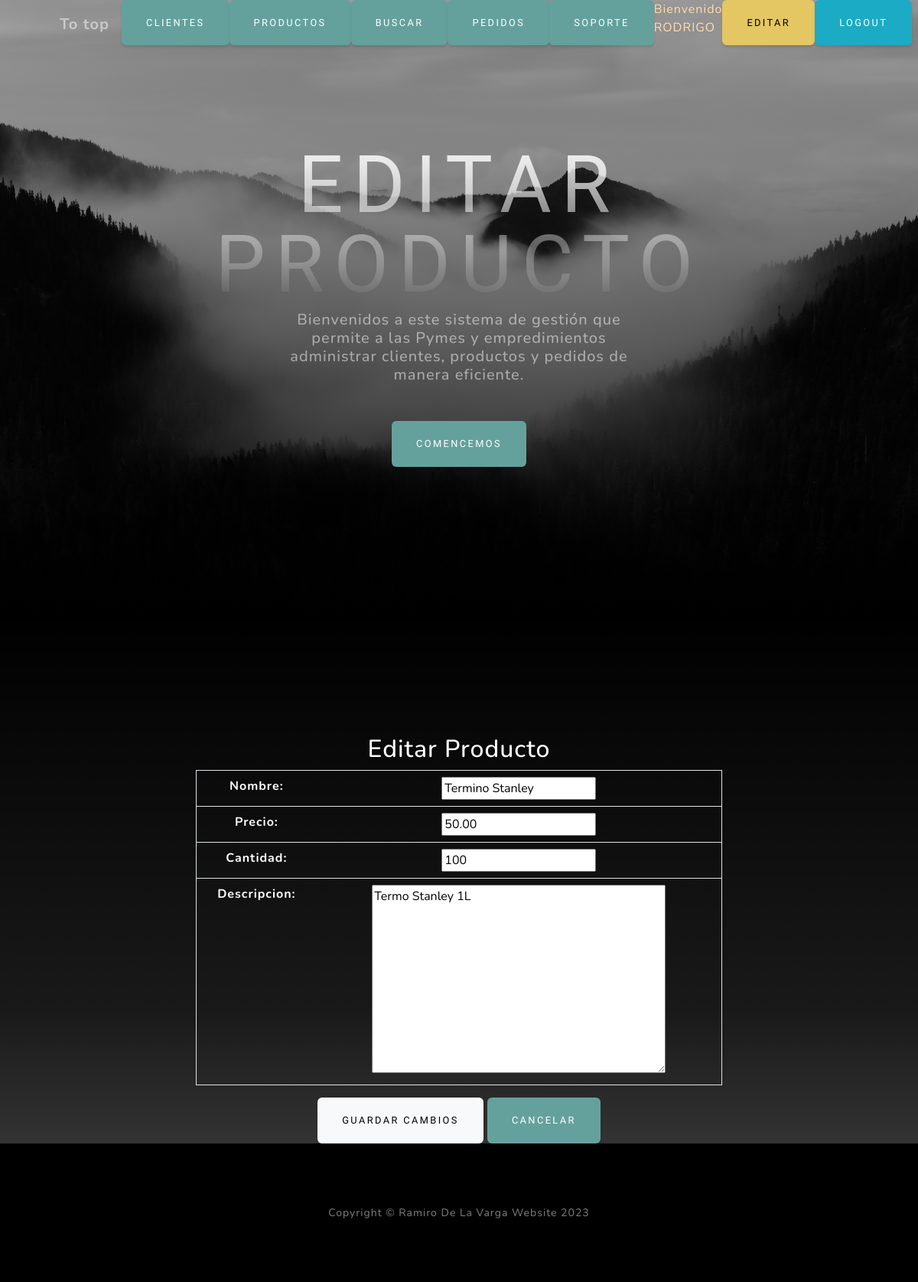
The page /app/productos/1/editar/ (signed in) on the database as committed earlier.
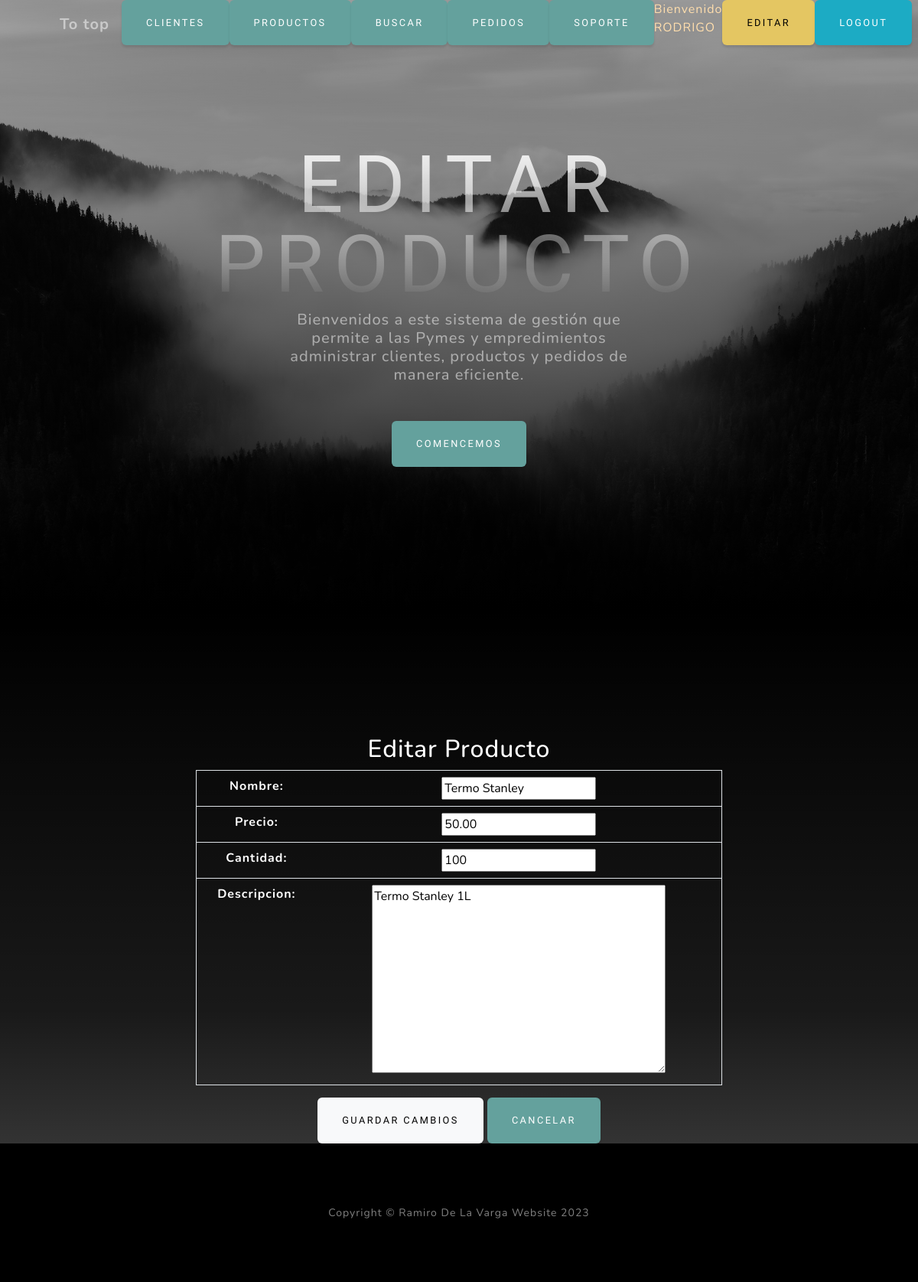
The same page on the database as committed later.
### app/models.py (models this page shows, shortened)
class Producto(models.Model):
    nombre = models.CharField(max_length=100)
    precio = models.DecimalField(max_digits=10, decimal_places=2)
    cantidad = models.IntegerField()
    descripcion = models.TextField()

### app/views.py (the view)
# urls.py: path('productos/<int:pk>/editar/', views.editar_producto, name='editar_producto'),
@login_required
def editar_producto(request, pk):
    producto = get_object_or_404(Producto, pk=pk)
    if request.method == 'POST':
        form = ProductoForm(request.POST, instance=producto)
        if form.is_valid():
            form.save()
            return redirect('lista_productos')
    else:
        form = ProductoForm(instance=producto)
    return render(request, 'app/editar_producto.html', {'form': form, 'producto': producto})

### app/forms.py
class ProductoForm(forms.ModelForm):
    class Meta:
        model = Producto
        fields = '__all__'

### app/templates/app/editar_producto.html (shortened to what this page needs)
{% extends 'app/index.html' %}
{% load static %}
{% block cabecera %}
    Editar Producto
{% endblock cabecera %}
{% block contenido %}
<section class="about-section text-center" id="about">
    <div class="container px-4 px-lg-5">
        <div class="row justify-content-center align-items-center">
            <div class="col-lg-8">
                <h2 class="text-white">Editar Producto</h2>
                <form method="post">
                    <div class="table table-bordered text-white">
                        <table class="table text-white ">
                            {% for field in form %}
                                <tr>
                                    <th>{{ field.label_tag }}</th>
                                    <td>{{ field }}</td>
                                </tr>
                            {% endfor %}
                        </table>
                    </div>
                    <div class="text-center">
                        <button type="submit" class="btn btn-light">Guardar Cambios</button>
                        <a href="{% url 'lista_productos' %}" class="btn btn-primary">Cancelar</a>
                    </div>
                </form>
            </div>
        </div>
    </div>
</section>
{% endblock contenido %}

Rows that differ between the two databases and show on the page:
changed Producto "Termo Stanley 1L": nombre "Termino Stanley" → "Termo Stanley"
